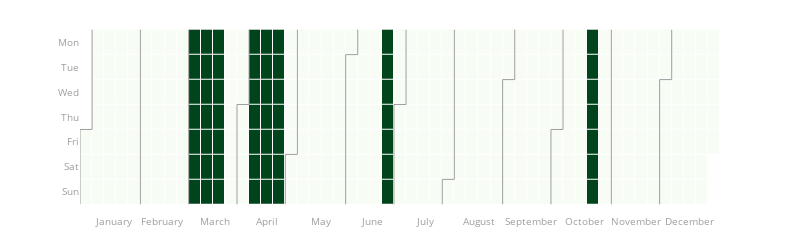

Here is the notebook cell this chart was saved with:
### Markdown cell above
The calendar **manuring_periods** functions allows to create and visualize the calendar with corresponding manuring weeks:

### Code cell
calendar = my_methods.manuring_periods(year, mais_week, rice_week, cereal_week, custom_week)

### Figure 1 — Plotly figure (JSON) as saved in the notebook; plotly's stock layout.template omitted (floating-point values rounded to 4 significant figures; data arrays with more than 128 entries replaced by an {"elided": "..."} marker saying what was removed)
{"data": [{"colorscale": [[0, "rgb(247,252,245)"], [0.125, "rgb(229,245,224)"], [0.25, "rgb(199,233,192)"], [0.375, "rgb(161,217,155)"], [0.5, "rgb(116,196,118)"], [0.625, "rgb(65,171,93)"], [0.75, "rgb(35,139,69)"], [0.875, "rgb(0,109,44)"], [1, "rgb(0,68,27)"]], "customdata": {"elided": "365x2 str values"}, "hovertemplate": "%{customdata[0]} <br>%{customdata[1]}=%{z} <br>Week=%{x}", "name": "2021", "showscale": false, "type": "heatmap", "x": {"elided": "365 int values"}, "xaxis": "x", "xgap": 1, "y": {"elided": "365 int values"}, "yaxis": "y", "ygap": 1, "z": {"elided": "365 int values"}}, {"hoverinfo": "skip", "line": {"color": "#9e9e9e", "width": 1}, "mode": "lines", "type": "scatter", "x": [-0.5, -0.5], "xaxis": "x", "y": [3.5, 6.5], "yaxis": "y"}, {"hoverinfo": "skip", "line": {"color": "#9e9e9e", "width": 1}, "mode": "lines", "type": "scatter", "x": [-0.5, 0.5], "xaxis": "x", "y": [3.5, 3.5], "yaxis": "y"}, {"hoverinfo": "skip", "line": {"color": "#9e9e9e", "width": 1}, "mode": "lines", "type": "scatter", "x": [0.5, 0.5], "xaxis": "x", "y": [3.5, -0.5], "yaxis": "y"}, {"hoverinfo": "skip", "line": {"color": "#9e9e9e", "width": 1}, "mode": "lines", "type": "scatter", "x": [4.5, 4.5], "xaxis": "x", "y": [-0.5, 6.5], "yaxis": "y"}, {"hoverinfo": "skip", "line": {"color": "#9e9e9e", "width": 1}, "mode": "lines", "type": "scatter", "x": [8.5, 8.5], "xaxis": "x", "y": [-0.5, 6.5], "yaxis": "y"}, {"hoverinfo": "skip", "line": {"color": "#9e9e9e", "width": 1}, "mode": "lines", "type": "scatter", "x": [12.5, 12.5], "xaxis": "x", "y": [2.5, 6.5], "yaxis": "y"}, {"hoverinfo": "skip", "line": {"color": "#9e9e9e", "width": 1}, "mode": "lines", "type": "scatter", "x": [12.5, 13.5], "xaxis": "x", "y": [2.5, 2.5], "yaxis": "y"}, {"hoverinfo": "skip", "line": {"color": "#9e9e9e", "width": 1}, "mode": "lines", "type": "scatter", "x": [13.5, 13.5], "xaxis": "x", "y": [2.5, -0.5], "yaxis": "y"}, {"hoverinfo": "skip", "line": {"color": "#9e9e9e", "width": 1}, "mode": "lines", "type": "scatter", "x": [16.5, 16.5], "xaxis": "x", "y": [4.5, 6.5], "yaxis": "y"}, {"hoverinfo": "skip", "line": {"color": "#9e9e9e", "width": 1}, "mode": "lines", "type": "scatter", "x": [16.5, 17.5], "xaxis": "x", "y": [4.5, 4.5], "yaxis": "y"}, {"hoverinfo": "skip", "line": {"color": "#9e9e9e", "width": 1}, "mode": "lines", "type": "scatter", "x": [17.5, 17.5], "xaxis": "x", "y": [4.5, -0.5], "yaxis": "y"}, {"hoverinfo": "skip", "line": {"color": "#9e9e9e", "width": 1}, "mode": "lines", "type": "scatter", "x": [21.5, 21.5], "xaxis": "x", "y": [0.5, 6.5], "yaxis": "y"}, {"hoverinfo": "skip", "line": {"color": "#9e9e9e", "width": 1}, "mode": "lines", "type": "scatter", "x": [21.5, 22.5], "xaxis": "x", "y": [0.5, 0.5], "yaxis": "y"}, {"hoverinfo": "skip", "line": {"color": "#9e9e9e", "width": 1}, "mode": "lines", "type": "scatter", "x": [22.5, 22.5], "xaxis": "x", "y": [0.5, -0.5], "yaxis": "y"}, {"hoverinfo": "skip", "line": {"color": "#9e9e9e", "width": 1}, "mode": "lines", "type": "scatter", "x": [25.5, 25.5], "xaxis": "x", "y": [2.5, 6.5], "yaxis": "y"}, {"hoverinfo": "skip", "line": {"color": "#9e9e9e", "width": 1}, "mode": "lines", "type": "scatter", "x": [25.5, 26.5], "xaxis": "x", "y": [2.5, 2.5], "yaxis": "y"}, {"hoverinfo": "skip", "line": {"color": "#9e9e9e", "width": 1}, "mode": "lines", "type": "scatter", "x": [26.5, 26.5], "xaxis": "x", "y": [2.5, -0.5], "yaxis": "y"}, {"hoverinfo": "skip", "line": {"color": "#9e9e9e", "width": 1}, "mode": "lines", "type": "scatter", "x": [29.5, 29.5], "xaxis": "x", "y": [5.5, 6.5], "yaxis": "y"}, {"hoverinfo": "skip", "line": {"color": "#9e9e9e", "width": 1}, "mode": "lines", "type": "scatter", "x": [29.5, 30.5], "xaxis": "x", "y": [5.5, 5.5], "yaxis": "y"}, {"hoverinfo": "skip", "line": {"color": "#9e9e9e", "width": 1}, "mode": "lines", "type": "scatter", "x": [30.5, 30.5], "xaxis": "x", "y": [5.5, -0.5], "yaxis": "y"}, {"hoverinfo": "skip", "line": {"color": "#9e9e9e", "width": 1}, "mode": "lines", "type": "scatter", "x": [34.5, 34.5], "xaxis": "x", "y": [1.5, 6.5], "yaxis": "y"}, {"hoverinfo": "skip", "line": {"color": "#9e9e9e", "width": 1}, "mode": "lines", "type": "scatter", "x": [34.5, 35.5], "xaxis": "x", "y": [1.5, 1.5], "yaxis": "y"}, {"hoverinfo": "skip", "line": {"color": "#9e9e9e", "width": 1}, "mode": "lines", "type": "scatter", "x": [35.5, 35.5], "xaxis": "x", "y": [1.5, -0.5], "yaxis": "y"}, {"hoverinfo": "skip", "line": {"color": "#9e9e9e", "width": 1}, "mode": "lines", "type": "scatter", "x": [38.5, 38.5], "xaxis": "x", "y": [3.5, 6.5], "yaxis": "y"}, {"hoverinfo": "skip", "line": {"color": "#9e9e9e", "width": 1}, "mode": "lines", "type": "scatter", "x": [38.5, 39.5], "xaxis": "x", "y": [3.5, 3.5], "yaxis": "y"}, {"hoverinfo": "skip", "line": {"color": "#9e9e9e", "width": 1}, "mode": "lines", "type": "scatter", "x": [39.5, 39.5], "xaxis": "x", "y": [3.5, -0.5], "yaxis": "y"}, {"hoverinfo": "skip", "line": {"color": "#9e9e9e", "width": 1}, "mode": "lines", "type": "scatter", "x": [43.5, 43.5], "xaxis": "x", "y": [-0.5, 6.5], "yaxis": "y"}, {"hoverinfo": "skip", "line": {"color": "#9e9e9e", "width": 1}, "mode": "lines", "type": "scatter", "x": [47.5, 47.5], "xaxis": "x", "y": [1.5, 6.5], "yaxis": "y"}, {"hoverinfo": "skip", "line": {"color": "#9e9e9e", "width": 1}, "mode": "lines", "type": "scatter", "x": [47.5, 48.5], "xaxis": "x", "y": [1.5, 1.5], "yaxis": "y"}, {"hoverinfo": "skip", "line": {"color": "#9e9e9e", "width": 1}, "mode": "lines", "type": "scatter", "x": [48.5, 48.5], "xaxis": "x", "y": [1.5, -0.5], "yaxis": "y"}], "layout": {"font": {"color": "#9e9e9e", "size": 10}, "height": 150, "margin": {"b": 20, "t": 20}, "plot_bgcolor": "#fff", "showlegend": false, "title": {"text": ""}, "width": 800, "xaxis": {"anchor": "y", "autorange": true, "domain": [0, 1], "range": [-0.5, 52.5], "showgrid": false, "showline": false, "tickmode": "array", "ticktext": ["January", "February", "March", "April", "May", "June", "July", "August", "September", "October", "November", "December"], "tickvals": [2.286, 6.286, 10.71, 15, 19.43, 23.71, 28.14, 32.57, 36.86, 41.29, 45.57, 50], "type": "linear", "zeroline": false}, "yaxis": {"anchor": "x", "autorange": true, "domain": [0, 1], "range": [6.889, -0.8889], "showgrid": false, "showline": false, "tickmode": "array", "ticktext": ["Mon", "Tue", "Wed", "Thu", "Fri", "Sat", "Sun"], "tickvals": [0, 1, 2, 3, 4, 5, 6], "type": "linear", "zeroline": false}}}
